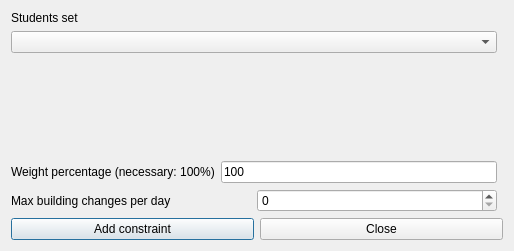
<?xml version="1.0" encoding="UTF-8"?>
<ui version="4.0">
 <class>AddConstraintStudentsSetMaxBuildingChangesPerRealDayForm_template</class>
 <widget class="QDialog" name="AddConstraintStudentsSetMaxBuildingChangesPerRealDayForm_template">
  <property name="geometry">
   <rect>
    <x>0</x>
    <y>0</y>
    <width>514</width>
    <height>251</height>
   </rect>
  </property>
  <property name="windowTitle">
   <string extracomment="This is the title of the dialog to add a new constraint of this type">Add students set max building changes per real day</string>
  </property>
  <layout class="QGridLayout">
   <item row="4" column="0" colspan="2">
    <layout class="QHBoxLayout">
     <item>
      <widget class="QPushButton" name="addConstraintPushButton">
       <property name="text">
        <string>Add constraint</string>
       </property>
      </widget>
     </item>
     <item>
      <widget class="QPushButton" name="closePushButton">
       <property name="text">
        <string>Close</string>
       </property>
      </widget>
     </item>
    </layout>
   </item>
   <item row="0" column="0">
    <layout class="QVBoxLayout">
     <item>
      <widget class="QLabel" name="studentsTextLabel">
       <property name="frameShape">
        <enum>QFrame::NoFrame</enum>
       </property>
       <property name="frameShadow">
        <enum>QFrame::Plain</enum>
       </property>
       <property name="text">
        <string>Students set</string>
       </property>
       <property name="wordWrap">
        <bool>false</bool>
       </property>
      </widget>
     </item>
     <item>
      <widget class="QComboBox" name="studentsComboBox">
       <property name="editable">
        <bool>false</bool>
       </property>
       <property name="insertPolicy">
        <enum>QComboBox::NoInsert</enum>
       </property>
       <property name="duplicatesEnabled">
        <bool>false</bool>
       </property>
      </widget>
     </item>
    </layout>
   </item>
   <item row="2" column="0">
    <layout class="QHBoxLayout">
     <item>
      <widget class="QLabel" name="weightTextLabel">
       <property name="frameShape">
        <enum>QFrame::NoFrame</enum>
       </property>
       <property name="frameShadow">
        <enum>QFrame::Plain</enum>
       </property>
       <property name="text">
        <string>Weight percentage (necessary: 100%)</string>
       </property>
       <property name="wordWrap">
        <bool>false</bool>
       </property>
      </widget>
     </item>
     <item>
      <widget class="QLineEdit" name="weightLineEdit">
       <property name="text">
        <string notr="true">100</string>
       </property>
      </widget>
     </item>
    </layout>
   </item>
   <item row="3" column="0">
    <layout class="QHBoxLayout">
     <item>
      <widget class="QLabel" name="textLabel1">
       <property name="text">
        <string>Max building changes per day</string>
       </property>
       <property name="wordWrap">
        <bool>false</bool>
       </property>
      </widget>
     </item>
     <item>
      <widget class="QSpinBox" name="maxChangesSpinBox"/>
     </item>
    </layout>
   </item>
   <item row="1" column="0">
    <spacer name="spacer1">
     <property name="orientation">
      <enum>Qt::Vertical</enum>
     </property>
     <property name="sizeType">
      <enum>QSizePolicy::Expanding</enum>
     </property>
     <property name="sizeHint" stdset="0">
      <size>
       <width>20</width>
       <height>21</height>
      </size>
     </property>
    </spacer>
   </item>
  </layout>
 </widget>
 <layoutdefault spacing="6" margin="11"/>
 <resources/>
 <connections/>
</ui>
